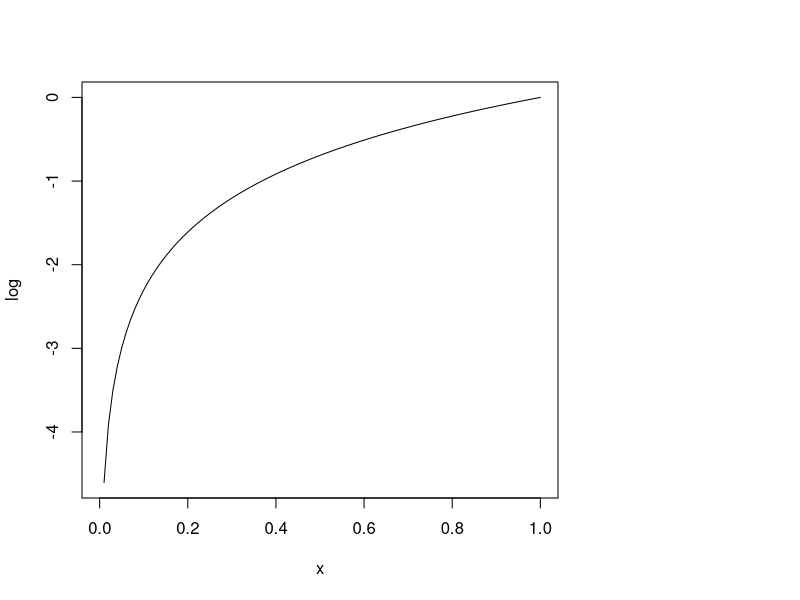
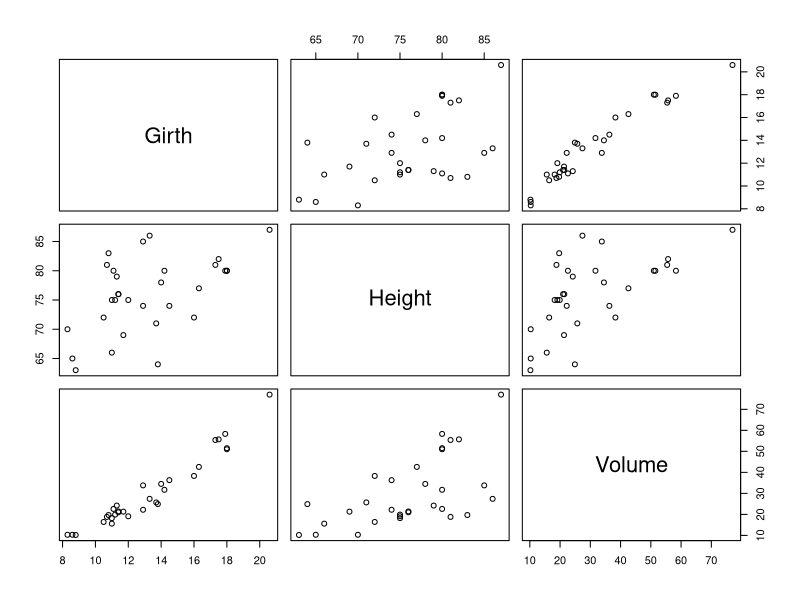

R code for these plots, in order:
## ---- chunk 1
knitr::opts_chunk$set(echo = TRUE, size = "footnotesize")
## ---- chunk 2
x <- c(1, 2, 5)
y <- c("a", "b")
z <- as.factor(y)
c(class(x), class(y), class(z), class(c))
## ---- chunk 3
mode(x)
mode(y)
mode(z) # factors are stored as numerics
mode(c)
## ---- chunk 4
is.numeric(x)
is.factor(z)
is.numeric(z) # we asked about class, not the mode
## ---- chunk 5
cbind(c(1,2), c("a", "b"))
## ---- chunk 6
aa <- matrix(c(1, 2, 3, 5), nrow = 2, byrow = T)
bb <- c(0.5, 2)
aa
bb
## ---- chunk 7
aa %*% bb # matrix multiplication
aa * bb # careful! pointwise
## ---- chunk 8
data.frame(c(1,2), c("a", "b"))
dd <- data.frame("ID"=c(1,2), "name"=c("a", "b")) # better
dd
str(dd) # structure: compact info about frame & variables
## ---- chunk 9
x <- c(0.5, 2, 3, 6)
x^2
y <- c(3, 1, 2, 1)
x^y 
## ---- chunk 10
aa
bb
aa + bb # vectors are treated as columns!
cc <- c(1, 2, 3, 4)
aa + cc # the silent killer
## ---- chunk 11
amy <- list(office.num = 657, pets = TRUE, 
            pets.names = c("Princess Jaws", "Friendly", "Mohawk",
                           "Canada", "USA", "Regina George"), 
            is.cat = c(TRUE, rep(FALSE, 5)))
amy
## ---- chunk 12
amy[[3]] # subset third element
amy[3] # third element -- a list!
## ---- chunk 13
amy[2:3] # second and third elements -- a list!
amy$office # can also refer by name
## ---- chunk 14
c(class(log), class(trees))
layout(t(1:2), widths = c(3,1)); plot(log); plot(trees)
## ---- chunk 15
plot
methods("plot") # lists all types R knows how to plot
## ---- chunk 16
methods(class = "lm")
## ---- chunk 17
dimnames.data.frame
